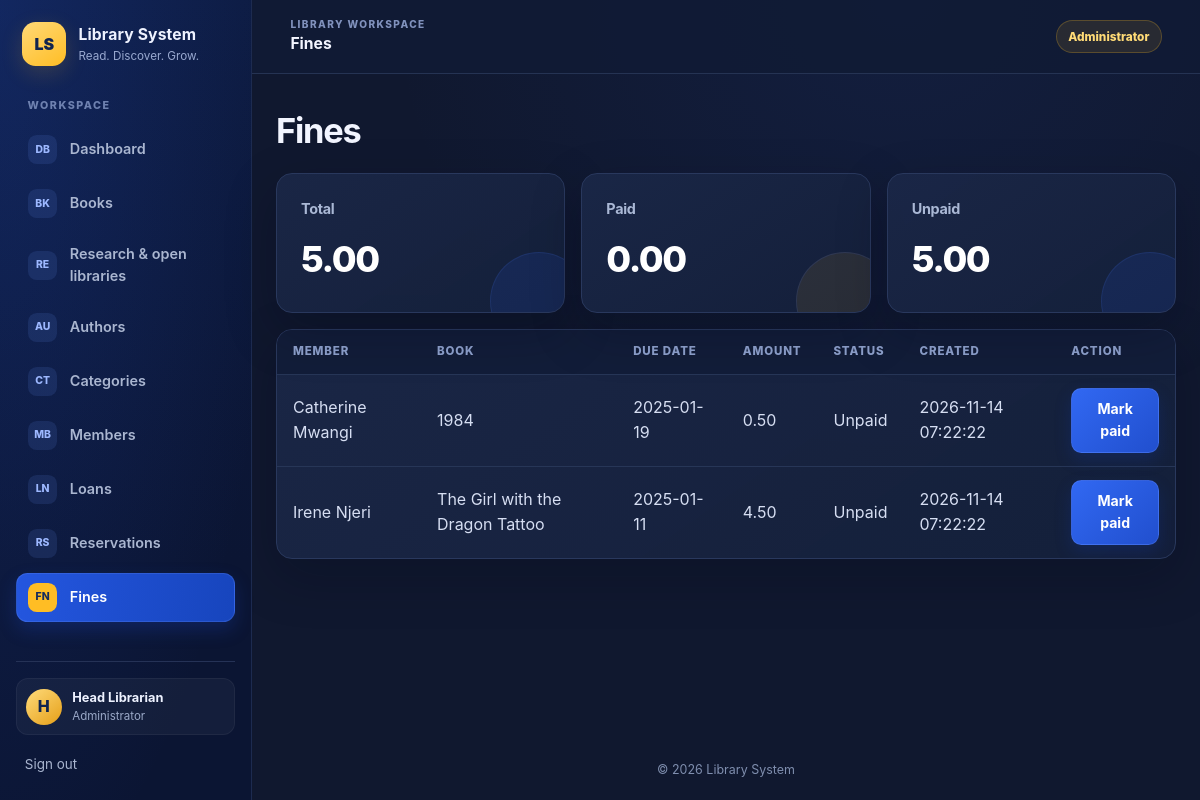
The app's page /fines/index.php (signed in) with its own data.
### tables this page shows
CREATE TABLE fines (
    fine_id INT AUTO_INCREMENT PRIMARY KEY,
    loan_id INT NOT NULL UNIQUE,
    amount DECIMAL(8,2) NOT NULL DEFAULT 0.00,
    paid BOOLEAN DEFAULT FALSE,
    created_at TIMESTAMP DEFAULT CURRENT_TIMESTAMP,
    FOREIGN KEY (loan_id) REFERENCES loans(loan_id)
        ON DELETE CASCADE
);

CREATE TABLE members (
    member_id INT AUTO_INCREMENT PRIMARY KEY,
    member_number VARCHAR(20) NOT NULL UNIQUE,
    full_name VARCHAR(100) NOT NULL,
    email VARCHAR(120) NOT NULL UNIQUE,
    password_hash VARCHAR(255) NULL,
    phone VARCHAR(20),
    status ENUM('active','suspended') DEFAULT 'active',
    date_joined DATE NOT NULL DEFAULT (CURRENT_DATE)
);

CREATE TABLE books (
    book_id INT AUTO_INCREMENT PRIMARY KEY,
    isbn VARCHAR(20) NOT NULL UNIQUE,
    title VARCHAR(200) NOT NULL,
    author_id INT NOT NULL,
    category_id INT NOT NULL,
    publisher VARCHAR(120),
    year_published SMALLINT UNSIGNED,
    total_copies INT NOT NULL DEFAULT 1 CHECK (total_copies >= 0),
    available_copies INT NOT NULL DEFAULT 1 CHECK (available_copies >= 0),
    cover_isbn VARCHAR(20),   
    digital_file_path VARCHAR(255) NULL,
    FOREIGN KEY (author_id) REFERENCES authors(author_id)
        ON DELETE RESTRICT ON UPDATE CASCADE,
    FOREIGN KEY (category_id) REFERENCES categories(category_id)
        ON DELETE RESTRICT ON UPDATE CASCADE
);

CREATE TABLE loans (
    loan_id INT AUTO_INCREMENT PRIMARY KEY,
    member_id INT NOT NULL,
    book_id INT NOT NULL,
    date_issued DATE NOT NULL DEFAULT (CURRENT_DATE),
    due_date DATE NOT NULL,
    date_returned DATE NULL,
    status ENUM('borrowed','returned','overdue') DEFAULT 'borrowed',
    FOREIGN KEY (member_id) REFERENCES members(member_id)
        ON DELETE RESTRICT ON UPDATE CASCADE,
    FOREIGN KEY (book_id) REFERENCES books(book_id)
        ON DELETE RESTRICT ON UPDATE CASCADE
);

### includes/functions.php (called while the page is built, shortened)
<?php
function e($string) {
    return htmlspecialchars($string ?? '', ENT_QUOTES, 'UTF-8');
}

### fines/index.php (the view, shortened to what this page needs)
<?php
require_once '../config/database.php';
require_once '../includes/functions.php';
$summary = $pdo->query(
    'SELECT COALESCE(SUM(amount), 0) AS total_amount,
            COALESCE(SUM(CASE WHEN paid = 1 THEN amount ELSE 0 END), 0) AS paid_amount,
            COALESCE(SUM(CASE WHEN paid = 0 THEN amount ELSE 0 END), 0) AS unpaid_amount
     FROM fines'
)->fetch();
$fines = $pdo->query(
    'SELECT fines.fine_id, fines.amount, fines.paid, fines.created_at,
            members.full_name, books.title, loans.due_date
     FROM fines
     INNER JOIN loans ON loans.loan_id = fines.loan_id
     INNER JOIN members ON members.member_id = loans.member_id
     INNER JOIN books ON books.book_id = loans.book_id
     ORDER BY fines.paid, fines.created_at DESC'
)->fetchAll();
require '../includes/header.php';
require '../includes/navbar.php';
?>
<main class="container">
    <header class="page-heading"><h1>Fines</h1></header>
    <section class="stats-grid" aria-label="Fine totals">
        <article class="card"><h2>Total</h2><p class="stat-value"><?= e(number_format((float)$summary['total_amount'], 2)) ?></p></article>
        <article class="card"><h2>Paid</h2><p class="stat-value"><?= e(number_format((float)$summary['paid_amount'], 2)) ?></p></article>
        <article class="card"><h2>Unpaid</h2><p class="stat-value"><?= e(number_format((float)$summary['unpaid_amount'], 2)) ?></p></article>
    </section>
    <?php if (!$fines): ?>
        <p class="card empty-state" style="margin-top: 1rem">No fines have been recorded.</p>
    <?php else: ?>
        <div class="table-wrap" style="margin-top: 1rem">
            <table>
                <thead><tr><th>Member</th><th>Book</th><th>Due date</th><th>Amount</th><th>Status</th><th>Created</th><th>Action</th></tr></thead>
                <tbody>
                <?php foreach ($fines as $fine): ?>
                    <tr>
                        <td><?= e($fine['full_name']) ?></td>
                        <td><?= e($fine['title']) ?></td>
                        <td><?= e($fine['due_date']) ?></td>
                        <td><?= e(number_format((float)$fine['amount'], 2)) ?></td>
                        <td><?= $fine['paid'] ? 'Paid' : 'Unpaid' ?></td>
                        <td><?= e($fine['created_at']) ?></td>
                        <td>
                            <?php if (!$fine['paid']): ?>
                                <form class="inline-form" method="post" data-confirm="Mark this fine as paid?">
                                    <button class="button" type="submit">Mark paid</button>
                                </form>
                            <?php else: ?>
                                —
                            <?php endif; ?>
                        </td>
                    </tr>
                <?php endforeach; ?>
                </tbody>
            </table>
        </div>
    <?php endif; ?>
</main>
<?php require '../includes/footer.php'; ?>

### assets/css/style.css (style rules this page uses)
:root { color-scheme: dark; font-family: Inter, "Segoe UI", Arial, sans-serif; background: #10182f; color: #eef2ff; font-synthesis: none; text-rendering: optimizeLegibility; --bg: #10182f; --sidebar: #0b1533; --surface: #151f3b; --surface-raised: #1b2849; --border: #29385d; --text: #eef2ff; --muted: #9aa8c7; --blue: #285bea; --gold: #ffbd24; --red: #ed6871; --green: #63d3ac; --shadow: 0 18px 50px rgb(3 9 25 / 25%); }
* { box-sizing: border-box; }
html { min-width: 320px; scroll-behavior: smooth; }
body { min-width: 320px; min-height: 100vh; margin: 0; color: var(--text); background: radial-gradient(ellipse at 75% 0%, rgb(42 82 190 / 11%), transparent 32rem), var(--bg); line-height: 1.55; }
.container { width: min(1440px, calc(100% - clamp(1.25rem, 4vw, 3.5rem))); margin: clamp(1.25rem, 3vw, 2.25rem) auto; }
.page-heading { display: flex; flex-wrap: wrap; align-items: center; justify-content: space-between; gap: 1rem; margin-bottom: 1.35rem; }
.page-heading h1 { margin: 0; color: #f2f5ff; font-size: clamp(1.6rem, 3vw, 2.15rem); letter-spacing: -0.035em; line-height: 1.2; }
h2, h3 { margin-top: 0; color: #e8edff; letter-spacing: -0.02em; }
.card, .table-wrap { background: linear-gradient(145deg, rgb(26 39 71 / 95%), rgb(20 31 58 / 98%)); border: 1px solid var(--border); border-radius: 1rem; box-shadow: var(--shadow); }
.card { padding: clamp(1rem, 2.5vw, 1.5rem); }
.stats-grid { display: grid; grid-template-columns: repeat(auto-fit, minmax(min(100%, 185px), 1fr)); gap: 1rem; }
.stats-grid .card { position: relative; overflow: hidden; min-height: 132px; transition: transform 170ms ease, border-color 170ms ease; }
.stats-grid .card::after { position: absolute; right: -1.5rem; bottom: -2.4rem; width: 6rem; height: 6rem; content: ""; background: rgb(42 91 234 / 13%); border: 1px solid rgb(80 122 255 / 12%); border-radius: 50%; }
.stats-grid .card:nth-child(3n + 2)::after { background: rgb(255 189 36 / 9%); }
.stats-grid h2 { margin-bottom: 0.7rem; color: #aab8d5; font-size: 0.9rem; font-weight: 650; }
.stat-value { margin: 0; color: #fff; font-size: clamp(1.75rem, 3vw, 2.25rem); font-weight: 800; letter-spacing: -0.04em; }
.table-wrap { overflow-x: auto; }
table { width: 100%; border-collapse: collapse; }
th, td { padding: 0.82rem 1rem; text-align: left; vertical-align: middle; border-bottom: 1px solid #273657; }
th { color: #8fa2ce; background: #121d39; font-size: 0.72rem; font-weight: 800; letter-spacing: 0.075em; text-transform: uppercase; white-space: nowrap; }
td { color: #d6def2; }
tbody tr { transition: background 130ms ease; }
tbody tr:last-child td { border-bottom: 0; }
.button { display: inline-flex; min-height: 2.6rem; align-items: center; justify-content: center; gap: 0.4rem; padding: 0.6rem 0.95rem; color: #fff; font: inherit; font-size: 0.88rem; font-weight: 750; text-align: center; text-decoration: none; background: linear-gradient(135deg, #3168f2, #214fce); border: 1px solid rgb(144 173 255 / 18%); border-radius: 0.65rem; box-shadow: 0 7px 16px rgb(17 54 160 / 27%); cursor: pointer; transition: transform 150ms ease, filter 150ms ease, box-shadow 150ms ease; }
.inline-form { display: inline; margin: 0; }

### records on screen
fines: members.full_name "Catherine Mwangi", books.title "1984", loan.due_date "2025-01-19", amount "0.50", paid "Unpaid", created_at "2026-11-14 07:22:22"
fines: members.full_name "Irene Njeri", books.title "The Girl with the Dragon Tattoo", loan.due_date "2025-01-11", amount "4.50", paid "Unpaid", created_at "2026-11-14 07:22:22"

### other values on screen
$item['icon'] "DB"
$item['label'] "Dashboard"
$item['icon'] "BK"
$item['label'] "Books"
$item['icon'] "RE"
$item['label'] "Research & open libraries"
$item['icon'] "AU"
$item['label'] "Authors"
$item['icon'] "CT"
$item['label'] "Categories"
$item['icon'] "MB"
$item['label'] "Members"
$item['icon'] "LN"
$item['label'] "Loans"
$item['icon'] "RS"
